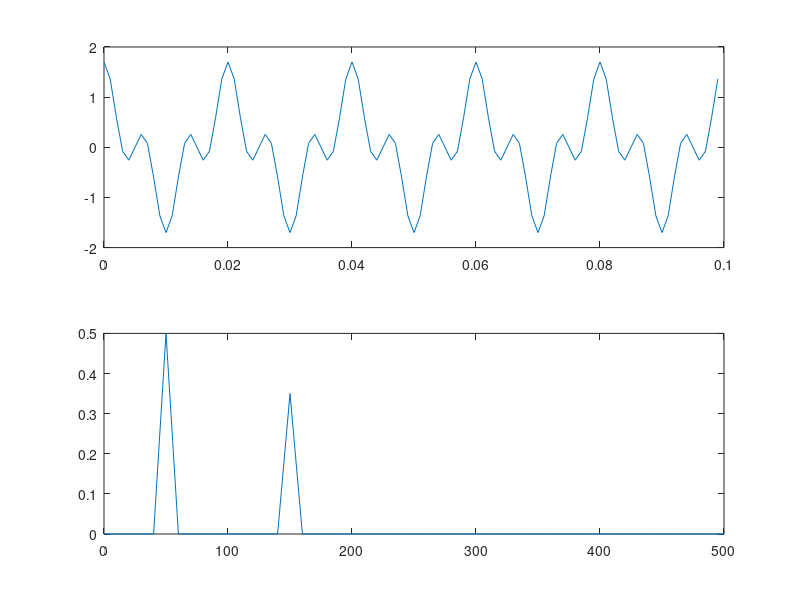

This chart was generated by the following MATLAB code:
clc;
close all;
clear all; 

F   = 50;       % AC Frequency
Fs  = 1000;     %Sampling Frequency
N   = 100;      %Total Sample to process


Ts = 1/Fs;
t = 0:Ts:Ts*(N-1);

x = cos(2*pi*F*t)+ 0.7*cos(2*pi*3*F*t) ;

%%  FFT
Xdft = fft(x);
% xdft = xdft(1:length(x)/2+1); % even length signal
% 
% df = Fs/N;
% freqvec = 0:df:Fs/2;
Xdft_abs = abs(Xdft/N);

Xdft2 = Xdft_abs(1:N/2+1)
df = Fs/N;
f = 0:df:Fs/2;
%% Plotting
subplot(2,1,1);
plot(t,x);

subplot(2,1,2);
plot(f,Xdft2)